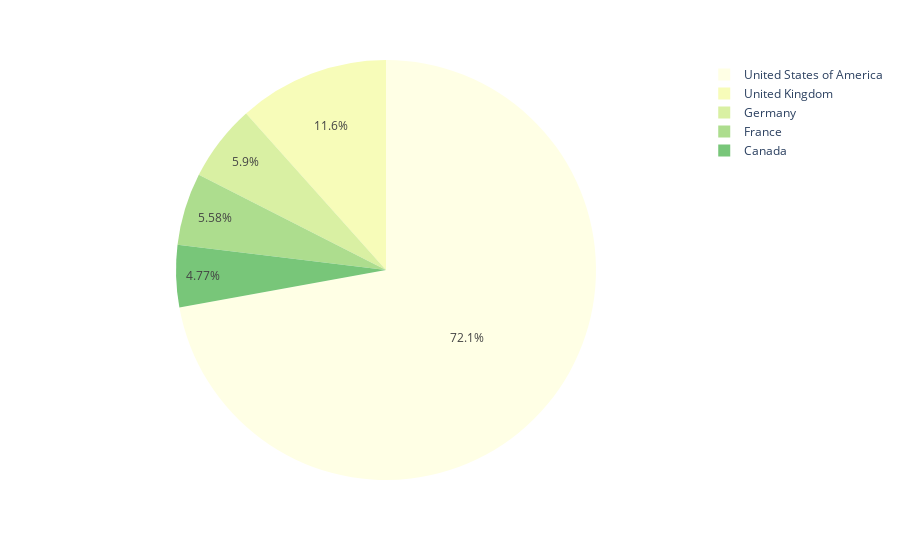

The code cell stored with this chart in its notebook:
### Code cell
fig = px.pie(movie_prod_cont, values='Frequency', names='Production Country', color_discrete_sequence=px.colors.sequential.YlGn)
fig.show()

### Figure 1 — Plotly figure (JSON) as saved in the notebook; plotly's stock layout.template omitted (floating-point values rounded to 4 significant figures)
{"data": [{"domain": {"x": [0, 1], "y": [0, 1]}, "hovertemplate": "Production Country=%{label}<br>Frequency=%{value}<extra></extra>", "labels": ["United States of America", "United Kingdom", "Germany", "France", "Canada"], "legendgroup": "", "name": "", "showlegend": true, "type": "pie", "values": [3959, 637, 324, 306, 262]}], "layout": {"legend": {"tracegroupgap": 0}, "margin": {"t": 60}, "piecolorway": ["rgb(255,255,229)", "rgb(247,252,185)", "rgb(217,240,163)", "rgb(173,221,142)", "rgb(120,198,121)", "rgb(65,171,93)", "rgb(35,132,67)", "rgb(0,104,55)", "rgb(0,69,41)"]}}
